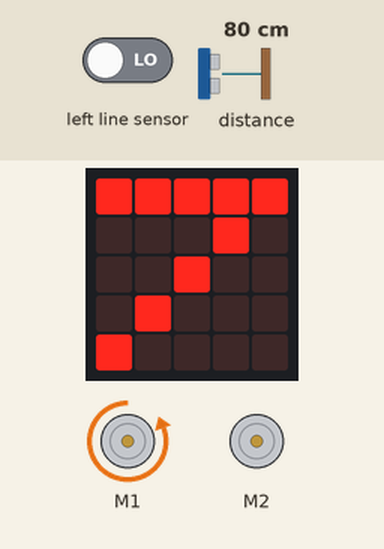
Bench run of a program on a simulated BBC micro:bit (MakeCode). Shown: the board's 5×5 LED display, 2 × DC motor (green arrow = forward, orange = backward, longer = faster). The inputs (shaded band) are chosen by the test bench; at power-on: distance to the obstacle 80 cm, left line sensor LOW.

Above: at 6.9 s.
7.0 s: distance to the obstacle set to 22 cm
8.5 s: distance to the obstacle set to 18 cm
At 9.5 s:
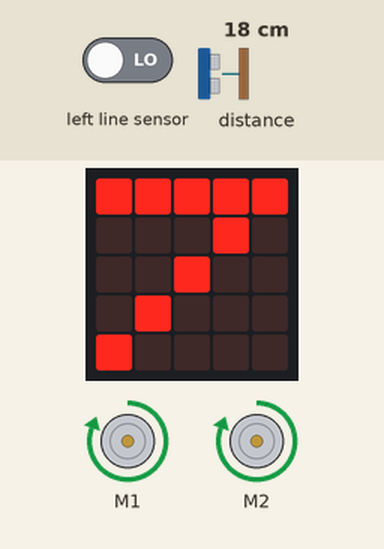
10.0 s: distance to the obstacle set to 35 cm
At 11.2 s:
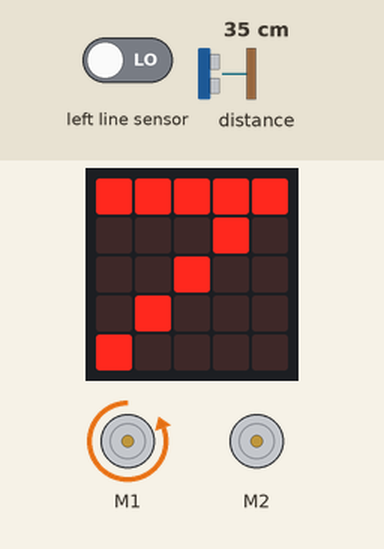
11.5 s: distance to the obstacle set to 2 cm
At 12.1 s:
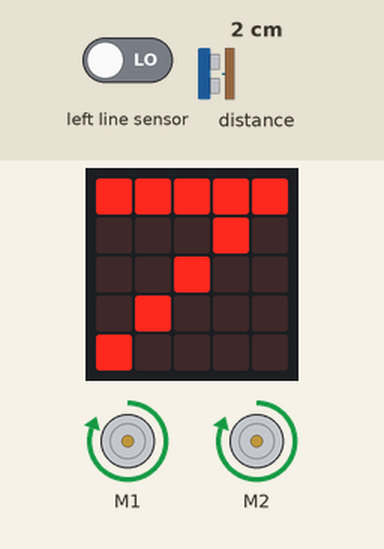
Timing chart, 0 to 14.0 s (numbered marks = the images above; inputs shaded):
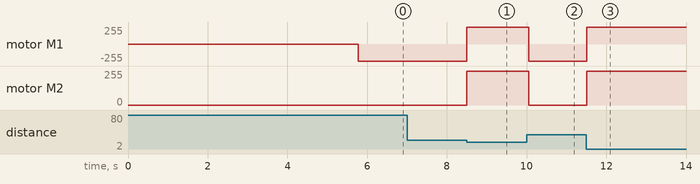

Measured:
- the behaviour switches between 21 and 20 cm on distance to the obstacle (found by bisection; images 0 and 1)
- after the input at 7.0 s, every drawn part: stays the same
- after the input at 8.5 s, motor M1: backward 255/255 → forward 255/255 at once; motor M2: stopped → forward 255/255 at once
- after the input at 10.0 s, motor M1: forward 255/255 → backward 255/255 after 0.06 s; motor M2: forward 255/255 → stopped after 0.06 s
- after the input at 11.5 s, motor M1: backward 255/255 → forward 255/255 at once; motor M2: stopped → forward 255/255 at once

The program:

main.ts
```typescript
basic.showNumber(7)
basic.pause(5000)
basic.forever(function () {
    if (maqueen.readPatrol(maqueen.Patrol.PatrolLeft) == 1 && maqueen.readPatrol(maqueen.Patrol.PatrolRight) == 1) {
        maqueen.motorRun(maqueen.Motors.All, maqueen.Dir.CW, 255)
        basic.pause(200)
    } else {
        if (maqueen.Ultrasonic(PingUnit.Centimeters) <= 20) {
            maqueen.motorRun(maqueen.Motors.All, maqueen.Dir.CW, 255)
            basic.pause(200)
        } else {
            maqueen.motorRun(maqueen.Motors.M1, maqueen.Dir.CCW, 255)
            maqueen.motorStop(maqueen.Motors.M2)
        }
    }
})
```

test.ts
```typescript
// aquí va el archivo "tests"; esto no se compilará cuando este paquete se utilice como una extensión.
```
